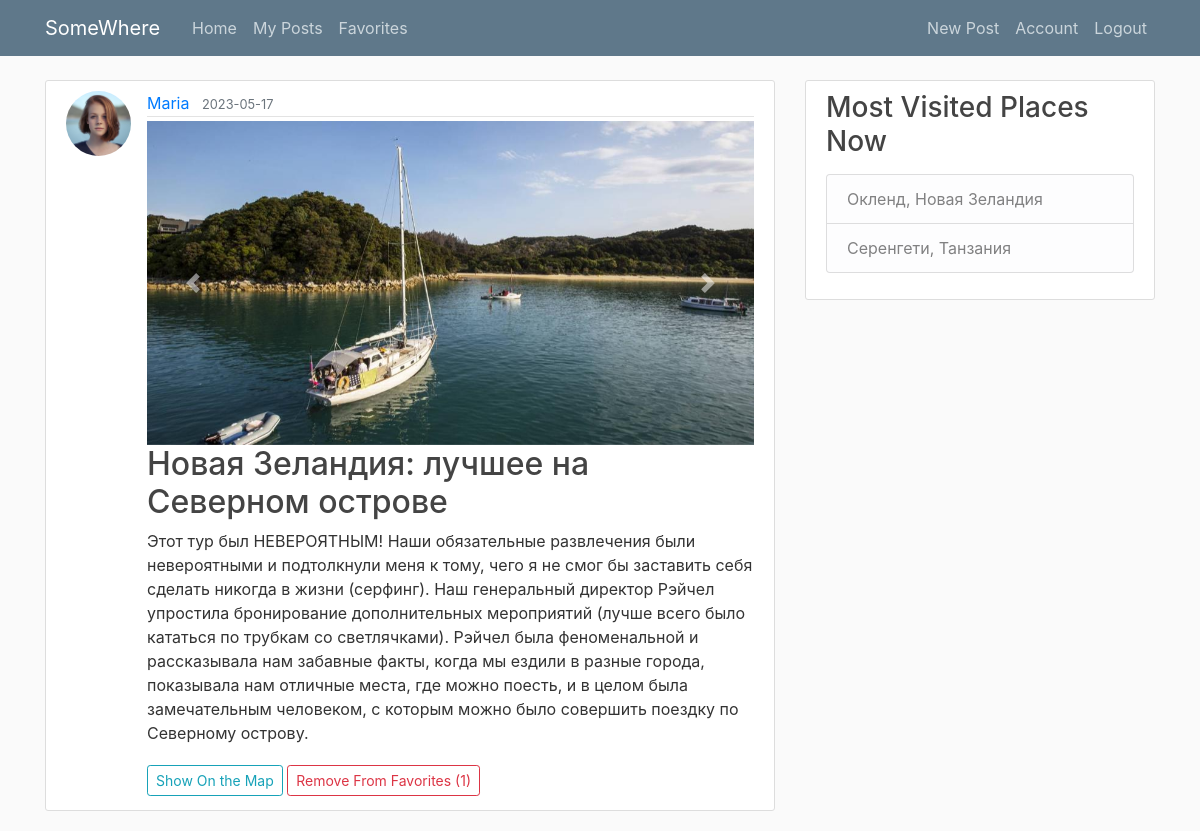
Screenshot of /post/2 (signed in) with the database file from the repository.
### blog/models.py (models this page shows, shortened)
class User(db.Model, UserMixin):
    id = db.Column(db.Integer, primary_key=True)
    username = db.Column(db.String(20), unique=True, nullable=False)
    email = db.Column(db.String(120), unique=True, nullable=False)
    image_file = db.Column(db.String(20), nullable=False, default='default.jpg')
    password = db.Column(db.String(60), nullable=False)
    posts = db.relationship('Post', backref='author', lazy=True)

class Post(db.Model):
    id = db.Column(db.Integer, primary_key=True)
    title = db.Column(db.String(100), nullable=False)
    date_posted = db.Column(db.DateTime, nullable=False, default=datetime.utcnow)
    content = db.Column(db.Text, nullable=False)
    user_id = db.Column(db.Integer, db.ForeignKey('user.id'), nullable=False)
    picture_1 = db.Column(db.String(20), nullable=True)
    picture_2 = db.Column(db.String(20), nullable=True)
    picture_3 = db.Column(db.String(20), nullable=True)
    place = db.Column(db.String(100), nullable=True)
    long = db.Column(db.String(20), nullable=True)
    lat = db.Column(db.String(20), nullable=True)
    fav = db.Column(db.Integer, nullable=False)

### blog/routes.py (the view)
@app.route("/post/<int:post_id>")
def post(post_id):
    check = True
    post = Post.query.get_or_404(post_id)
    if current_user.is_authenticated:
        fav = Favorites.query.filter_by(user_id=current_user.id, post_id=post_id).all()
    else:
        fav = None
        check = False
    return render_template('post.html', title=post.title, post=post, fav=fav, check=check)

### blog/models.py (called while the page is built)
@login_manager.user_loader
def load_user(user_id):
    return User.query.get(int(user_id))

### blog/templates/post.html (shortened to what this page needs)
{% extends "layout.html" %}
{% block content %}
  <article class="media content-section">
    <img class="rounded-circle article-img" src="{{ url_for('static', filename='profile_pics/' + post.author.image_file) }}">
    <div class="media-body">
      <div class="article-metadata">
        <a class="mr-2" href="{{ url_for('user_posts', username=post.author.username) }}">{{ post.author.username }}</a>
        <small class="text-muted">{{ post.date_posted.strftime('%Y-%m-%d') }}</small>
      </div>
        <div id="carouselExampleControls" class="carousel slide" data-ride="carousel">
            <div class="carousel-inner">
                {% if post.picture_1 %}
                <div class="carousel-item active">
                    <img class="d-block w-100" src="{{  url_for('static', filename='profile_pics/' + post.picture_1) }}" alt="">
                </div>
                {% endif %}
            </div>
            <a class="carousel-control-prev" href="#carouselExampleControls" role="button" data-slide="prev">
                <span class="carousel-control-prev-icon" aria-hidden="true"></span>
            </a>
            <a class="carousel-control-next" href="#carouselExampleControls" role="button" data-slide="next">
                <span class="carousel-control-next-icon" aria-hidden="true"></span>
            </a>
        </div>
      <h2 class="article-title">{{ post.title }}</h2>
      <p class="article-content">{{ post.content }}</p>
        {% if post.long or post.lat %}
                        <div>
                            Longitude:
                            {{ post.long }}
                        </div>
                        <div>
                            Latitude:
                            {{ post.lat }}
                        </div>
                        <p></p>
        <a class="btn btn-outline-info btn-sm mt-1 mb-1" href="https://www.google.com/maps/search/{{ post.long }},{{ post.lat }}" target="_blank" rel="noopener noreferrer">Show On the Map</a>
        {% elif post.place %}
            <a class="btn btn-outline-info btn-sm mt-1 mb-1" href="https://www.google.com/maps/search/{{ post.place }}" target="_blank" rel="noopener noreferrer">Show On the Map</a>
        {% endif %}
                {% if check %}
                {% if fav %}
                    <a class="btn btn-outline-danger btn-sm mt-1 mb-1" href="{{ url_for('remove_from_favorites', post_id=post.id) }}">Remove From Favorites ({{ post.fav }})</a>
                {% else %}
                    <a class="btn btn-outline-info btn-sm mt-1 mb-1" href="{{ url_for('add_to_favorites', post_id=post.id) }}">Add To Favorites ({{ post.fav }})</a>
                {% endif %}
                {% endif %}
    </div>
  </article>
{% endblock content %}

### blog/static/main.css (style rules this page uses)
body { background: #fafafa; color: #333333; margin-top: 5rem; }
h1, h2, h3, h4, h5, h6 { color: #444444; }
.content-section { background: #ffffff; padding: 10px 20px; border: 1px solid #dddddd; border-radius: 3px; margin-bottom: 20px; }
.article-title { color: #444444; }
.article-content { white-space: pre-line; }
.article-img { height: 65px; width: 65px; margin-right: 16px; }
.article-metadata { padding-bottom: 1px; margin-bottom: 4px; border-bottom: 1px solid #e3e3e3 }

### rows the page displays
User: image_file (picture), author.username "Maria"
Post: date_posted "2023-05-17", picture_1 (picture), title "Новая Зеландия: лучшее на Северном острове", content "Этот тур был НЕВЕРОЯТНЫМ! Наши обязательные развлечения были невероятными и подтолкнули меня к тому, чего я не смог бы заставить себя сделать никогда в жизни (серфинг). Наш генеральный директор Рэйчел упростила бронирование дополнительных мероприятий (лучше всего было кататься по трубкам со светлячками). Рэйчел была феноменальной и рассказывала нам забавные факты, когда мы ездили в разные города, показывала нам отличные места, где можно поесть, и в целом была замечательным человеком, с которым можно было совершить поездку по Северному острову.", fav "1"
